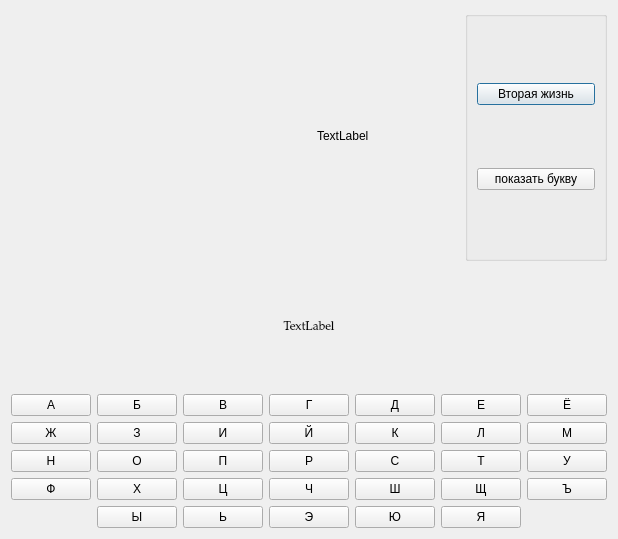
<?xml version="1.0" encoding="UTF-8"?>
<ui version="4.0">
 <class>Hangman</class>
 <widget class="QDialog" name="Hangman">
  <property name="geometry">
   <rect>
    <x>0</x>
    <y>0</y>
    <width>581</width>
    <height>539</height>
   </rect>
  </property>
  <property name="windowTitle">
   <string>Dialog</string>
  </property>
  <layout class="QVBoxLayout" name="verticalLayout">
   <item>
    <layout class="QHBoxLayout" name="horizontalLayout">
     <item>
      <widget class="QLabel" name="label_hangman">
       <property name="minimumSize">
        <size>
         <width>300</width>
         <height>250</height>
        </size>
       </property>
       <property name="text">
        <string/>
       </property>
      </widget>
     </item>
     <item>
      <widget class="QLabel" name="label_score">
       <property name="text">
        <string>TextLabel</string>
       </property>
      </widget>
     </item>
     <item>
      <widget class="QGroupBox" name="helpBT">
       <property name="title">
        <string/>
       </property>
       <layout class="QVBoxLayout" name="verticalLayout_2">
        <item>
         <widget class="QPushButton" name="pushButton_second">
          <property name="text">
           <string>Вторая жизнь</string>
          </property>
         </widget>
        </item>
        <item>
         <widget class="QPushButton" name="pushButton_show">
          <property name="text">
           <string>показать букву</string>
          </property>
         </widget>
        </item>
       </layout>
      </widget>
     </item>
    </layout>
   </item>
   <item>
    <widget class="QLabel" name="label_word">
     <property name="font">
      <font>
       <family>Palatino Linotype</family>
      </font>
     </property>
     <property name="text">
      <string>TextLabel</string>
     </property>
     <property name="scaledContents">
      <bool>false</bool>
     </property>
     <property name="alignment">
      <set>Qt::AlignCenter</set>
     </property>
    </widget>
   </item>
   <item>
    <layout class="QGridLayout" name="gridLayout">
     <item row="0" column="0">
      <widget class="QPushButton" name="buttonA">
       <property name="sizePolicy">
        <sizepolicy hsizetype="Minimum" vsizetype="Minimum">
         <horstretch>0</horstretch>
         <verstretch>0</verstretch>
        </sizepolicy>
       </property>
       <property name="text">
        <string>А</string>
       </property>
      </widget>
     </item>
     <item row="3" column="4">
      <widget class="QPushButton" name="buttonSH">
       <property name="sizePolicy">
        <sizepolicy hsizetype="Minimum" vsizetype="Minimum">
         <horstretch>0</horstretch>
         <verstretch>0</verstretch>
        </sizepolicy>
       </property>
       <property name="text">
        <string>Ш</string>
       </property>
      </widget>
     </item>
     <item row="0" column="2">
      <widget class="QPushButton" name="buttonV">
       <property name="sizePolicy">
        <sizepolicy hsizetype="Minimum" vsizetype="Minimum">
         <horstretch>0</horstretch>
         <verstretch>0</verstretch>
        </sizepolicy>
       </property>
       <property name="text">
        <string>В</string>
       </property>
      </widget>
     </item>
     <item row="1" column="1">
      <widget class="QPushButton" name="buttonZ">
       <property name="sizePolicy">
        <sizepolicy hsizetype="Minimum" vsizetype="Minimum">
         <horstretch>0</horstretch>
         <verstretch>0</verstretch>
        </sizepolicy>
       </property>
       <property name="text">
        <string>З</string>
       </property>
      </widget>
     </item>
     <item row="2" column="6">
      <widget class="QPushButton" name="buttonU">
       <property name="sizePolicy">
        <sizepolicy hsizetype="Minimum" vsizetype="Minimum">
         <horstretch>0</horstretch>
         <verstretch>0</verstretch>
        </sizepolicy>
       </property>
       <property name="text">
        <string>У</string>
       </property>
      </widget>
     </item>
     <item row="4" column="5">
      <widget class="QPushButton" name="ButtonYA">
       <property name="sizePolicy">
        <sizepolicy hsizetype="Minimum" vsizetype="Minimum">
         <horstretch>0</horstretch>
         <verstretch>0</verstretch>
        </sizepolicy>
       </property>
       <property name="text">
        <string>Я</string>
       </property>
      </widget>
     </item>
     <item row="3" column="5">
      <widget class="QPushButton" name="buttonSHCH">
       <property name="sizePolicy">
        <sizepolicy hsizetype="Minimum" vsizetype="Minimum">
         <horstretch>0</horstretch>
         <verstretch>0</verstretch>
        </sizepolicy>
       </property>
       <property name="text">
        <string>Щ</string>
       </property>
      </widget>
     </item>
     <item row="3" column="6">
      <widget class="QPushButton" name="buttonTv">
       <property name="sizePolicy">
        <sizepolicy hsizetype="Minimum" vsizetype="Minimum">
         <horstretch>0</horstretch>
         <verstretch>0</verstretch>
        </sizepolicy>
       </property>
       <property name="text">
        <string>Ъ</string>
       </property>
      </widget>
     </item>
     <item row="2" column="0">
      <widget class="QPushButton" name="buttonN">
       <property name="sizePolicy">
        <sizepolicy hsizetype="Minimum" vsizetype="Minimum">
         <horstretch>0</horstretch>
         <verstretch>0</verstretch>
        </sizepolicy>
       </property>
       <property name="text">
        <string>Н</string>
       </property>
      </widget>
     </item>
     <item row="3" column="0">
      <widget class="QPushButton" name="buttonF">
       <property name="sizePolicy">
        <sizepolicy hsizetype="Minimum" vsizetype="Minimum">
         <horstretch>0</horstretch>
         <verstretch>0</verstretch>
        </sizepolicy>
       </property>
       <property name="text">
        <string>Ф</string>
       </property>
      </widget>
     </item>
     <item row="3" column="2">
      <widget class="QPushButton" name="buttonTC">
       <property name="sizePolicy">
        <sizepolicy hsizetype="Minimum" vsizetype="Minimum">
         <horstretch>0</horstretch>
         <verstretch>0</verstretch>
        </sizepolicy>
       </property>
       <property name="text">
        <string>Ц</string>
       </property>
      </widget>
     </item>
     <item row="1" column="3">
      <widget class="QPushButton" name="buttonYI">
       <property name="sizePolicy">
        <sizepolicy hsizetype="Minimum" vsizetype="Minimum">
         <horstretch>0</horstretch>
         <verstretch>0</verstretch>
        </sizepolicy>
       </property>
       <property name="text">
        <string>Й</string>
       </property>
      </widget>
     </item>
     <item row="0" column="6">
      <widget class="QPushButton" name="buttonYE1">
       <property name="sizePolicy">
        <sizepolicy hsizetype="Minimum" vsizetype="Minimum">
         <horstretch>0</horstretch>
         <verstretch>0</verstretch>
        </sizepolicy>
       </property>
       <property name="text">
        <string>Ё</string>
       </property>
      </widget>
     </item>
     <item row="1" column="6">
      <widget class="QPushButton" name="buttonM">
       <property name="sizePolicy">
        <sizepolicy hsizetype="Minimum" vsizetype="Minimum">
         <horstretch>0</horstretch>
         <verstretch>0</verstretch>
        </sizepolicy>
       </property>
       <property name="text">
        <string>М</string>
       </property>
      </widget>
     </item>
     <item row="1" column="0">
      <widget class="QPushButton" name="buttonZH">
       <property name="sizePolicy">
        <sizepolicy hsizetype="Minimum" vsizetype="Minimum">
         <horstretch>0</horstretch>
         <verstretch>0</verstretch>
        </sizepolicy>
       </property>
       <property name="text">
        <string>Ж</string>
       </property>
      </widget>
     </item>
     <item row="2" column="5">
      <widget class="QPushButton" name="buttonT">
       <property name="sizePolicy">
        <sizepolicy hsizetype="Minimum" vsizetype="Minimum">
         <horstretch>0</horstretch>
         <verstretch>0</verstretch>
        </sizepolicy>
       </property>
       <property name="text">
        <string>Т</string>
       </property>
      </widget>
     </item>
     <item row="2" column="1">
      <widget class="QPushButton" name="buttonO">
       <property name="sizePolicy">
        <sizepolicy hsizetype="Minimum" vsizetype="Minimum">
         <horstretch>0</horstretch>
         <verstretch>0</verstretch>
        </sizepolicy>
       </property>
       <property name="text">
        <string>О</string>
       </property>
      </widget>
     </item>
     <item row="1" column="4">
      <widget class="QPushButton" name="buttonK">
       <property name="sizePolicy">
        <sizepolicy hsizetype="Minimum" vsizetype="Minimum">
         <horstretch>0</horstretch>
         <verstretch>0</verstretch>
        </sizepolicy>
       </property>
       <property name="text">
        <string>К</string>
       </property>
      </widget>
     </item>
     <item row="3" column="1">
      <widget class="QPushButton" name="buttonKH">
       <property name="sizePolicy">
        <sizepolicy hsizetype="Minimum" vsizetype="Minimum">
         <horstretch>0</horstretch>
         <verstretch>0</verstretch>
        </sizepolicy>
       </property>
       <property name="text">
        <string>Х</string>
       </property>
      </widget>
     </item>
     <item row="3" column="3">
      <widget class="QPushButton" name="buttonCH">
       <property name="sizePolicy">
        <sizepolicy hsizetype="Minimum" vsizetype="Minimum">
         <horstretch>0</horstretch>
         <verstretch>0</verstretch>
        </sizepolicy>
       </property>
       <property name="text">
        <string>Ч</string>
       </property>
      </widget>
     </item>
     <item row="0" column="4">
      <widget class="QPushButton" name="buttonD">
       <property name="sizePolicy">
        <sizepolicy hsizetype="Minimum" vsizetype="Minimum">
         <horstretch>0</horstretch>
         <verstretch>0</verstretch>
        </sizepolicy>
       </property>
       <property name="text">
        <string>Д</string>
       </property>
      </widget>
     </item>
     <item row="2" column="3">
      <widget class="QPushButton" name="buttonR">
       <property name="sizePolicy">
        <sizepolicy hsizetype="Minimum" vsizetype="Minimum">
         <horstretch>0</horstretch>
         <verstretch>0</verstretch>
        </sizepolicy>
       </property>
       <property name="text">
        <string>Р</string>
       </property>
      </widget>
     </item>
     <item row="1" column="2">
      <widget class="QPushButton" name="buttonI">
       <property name="sizePolicy">
        <sizepolicy hsizetype="Minimum" vsizetype="Minimum">
         <horstretch>0</horstretch>
         <verstretch>0</verstretch>
        </sizepolicy>
       </property>
       <property name="text">
        <string>И</string>
       </property>
      </widget>
     </item>
     <item row="1" column="5">
      <widget class="QPushButton" name="buttonL">
       <property name="sizePolicy">
        <sizepolicy hsizetype="Minimum" vsizetype="Minimum">
         <horstretch>0</horstretch>
         <verstretch>0</verstretch>
        </sizepolicy>
       </property>
       <property name="text">
        <string>Л</string>
       </property>
      </widget>
     </item>
     <item row="0" column="5">
      <widget class="QPushButton" name="buttonYE">
       <property name="sizePolicy">
        <sizepolicy hsizetype="Minimum" vsizetype="Minimum">
         <horstretch>0</horstretch>
         <verstretch>0</verstretch>
        </sizepolicy>
       </property>
       <property name="text">
        <string>Е</string>
       </property>
      </widget>
     </item>
     <item row="0" column="3">
      <widget class="QPushButton" name="buttonG">
       <property name="sizePolicy">
        <sizepolicy hsizetype="Minimum" vsizetype="Minimum">
         <horstretch>0</horstretch>
         <verstretch>0</verstretch>
        </sizepolicy>
       </property>
       <property name="text">
        <string>Г</string>
       </property>
      </widget>
     </item>
     <item row="2" column="4">
      <widget class="QPushButton" name="buttonS">
       <property name="sizePolicy">
        <sizepolicy hsizetype="Minimum" vsizetype="Minimum">
         <horstretch>0</horstretch>
         <verstretch>0</verstretch>
        </sizepolicy>
       </property>
       <property name="text">
        <string>С</string>
       </property>
      </widget>
     </item>
     <item row="4" column="4">
      <widget class="QPushButton" name="buttonYU">
       <property name="sizePolicy">
        <sizepolicy hsizetype="Minimum" vsizetype="Minimum">
         <horstretch>0</horstretch>
         <verstretch>0</verstretch>
        </sizepolicy>
       </property>
       <property name="text">
        <string>Ю</string>
       </property>
      </widget>
     </item>
     <item row="0" column="1">
      <widget class="QPushButton" name="buttonB">
       <property name="sizePolicy">
        <sizepolicy hsizetype="Minimum" vsizetype="Minimum">
         <horstretch>0</horstretch>
         <verstretch>0</verstretch>
        </sizepolicy>
       </property>
       <property name="text">
        <string>Б</string>
       </property>
      </widget>
     </item>
     <item row="2" column="2">
      <widget class="QPushButton" name="buttonP">
       <property name="sizePolicy">
        <sizepolicy hsizetype="Minimum" vsizetype="Minimum">
         <horstretch>0</horstretch>
         <verstretch>0</verstretch>
        </sizepolicy>
       </property>
       <property name="text">
        <string>П</string>
       </property>
      </widget>
     </item>
     <item row="4" column="1">
      <widget class="QPushButton" name="buttonY">
       <property name="sizePolicy">
        <sizepolicy hsizetype="Minimum" vsizetype="Minimum">
         <horstretch>0</horstretch>
         <verstretch>0</verstretch>
        </sizepolicy>
       </property>
       <property name="text">
        <string>Ы</string>
       </property>
      </widget>
     </item>
     <item row="4" column="2">
      <widget class="QPushButton" name="buttonMya">
       <property name="sizePolicy">
        <sizepolicy hsizetype="Minimum" vsizetype="Minimum">
         <horstretch>0</horstretch>
         <verstretch>0</verstretch>
        </sizepolicy>
       </property>
       <property name="text">
        <string>Ь</string>
       </property>
      </widget>
     </item>
     <item row="4" column="3">
      <widget class="QPushButton" name="buttonE">
       <property name="sizePolicy">
        <sizepolicy hsizetype="Minimum" vsizetype="Minimum">
         <horstretch>0</horstretch>
         <verstretch>0</verstretch>
        </sizepolicy>
       </property>
       <property name="text">
        <string>Э</string>
       </property>
      </widget>
     </item>
    </layout>
   </item>
  </layout>
 </widget>
 <resources/>
 <connections/>
</ui>
